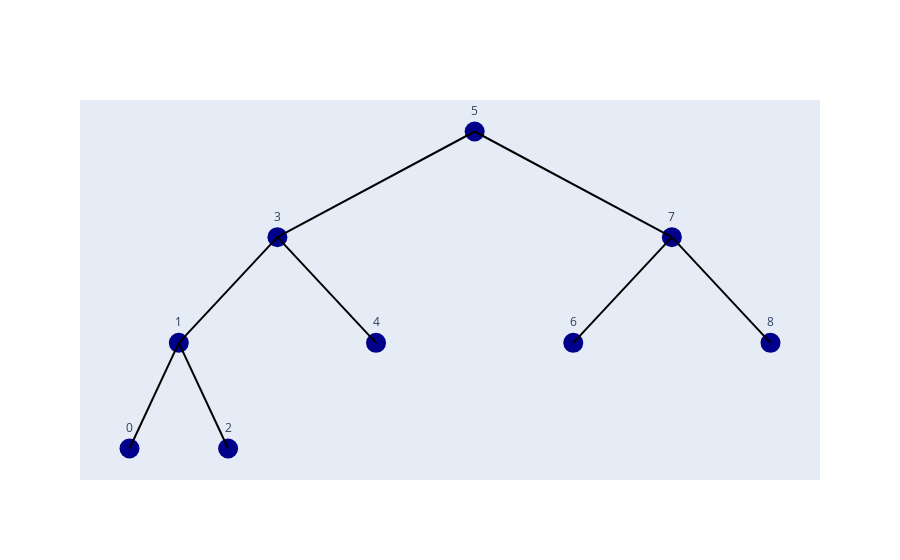

Notebook source saved alongside this figure:
### Code cell
# Example usage:
bst = BST()
for value in [5, 3, 1, 0, 2, 4, 7, 6, 8]:
    bst.add(value)
bst.plot()

### Figure 1 — Plotly figure (JSON) as saved in the notebook; plotly's stock layout.template omitted (floating-point values rounded to 4 significant figures)
{"data": [{"marker": {"color": "darkblue", "size": 20, "symbol": "circle"}, "mode": "markers+text", "text": ["5", "3", "1", "0", "2", "4", "7", "6", "8"], "textposition": "top center", "type": "scatter", "x": [0, -0.5, -0.75, -0.875, -0.625, -0.25, 0.5, 0.25, 0.75], "y": [0, -1, -2, -3, -3, -2, -1, -2, -2]}, {"line": {"color": "black"}, "mode": "lines", "type": "scatter", "x": [0, -0.5, null, -0.5, -0.75, null, -0.75, -0.875, null, -0.75, -0.625, null, -0.5, -0.25, null, 0, 0.5, null, 0.5, 0.25, null, 0.5, 0.75, null], "y": [0, -1, null, -1, -2, null, -2, -3, null, -2, -3, null, -1, -2, null, 0, -1, null, -1, -2, null, -1, -2, null]}], "layout": {"showlegend": false, "title": {"text": ""}, "xaxis": {"showgrid": false, "showticklabels": false, "title": {"text": ""}, "zeroline": false}, "yaxis": {"showgrid": false, "showticklabels": false, "title": {"text": ""}, "zeroline": false}}}
